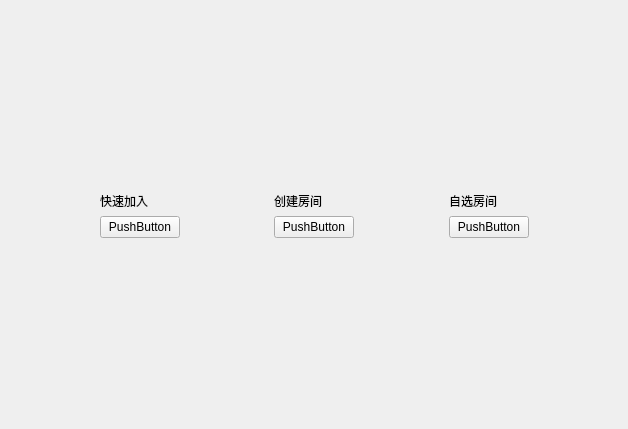
<?xml version="1.0" encoding="UTF-8"?>
<ui version="4.0">
 <class>GameMode</class>
 <widget class="QDialog" name="GameMode">
  <property name="geometry">
   <rect>
    <x>0</x>
    <y>0</y>
    <width>628</width>
    <height>429</height>
   </rect>
  </property>
  <property name="windowTitle">
   <string>Dialog</string>
  </property>
  <layout class="QVBoxLayout" name="verticalLayout_6">
   <item>
    <widget class="QStackedWidget" name="stackedWidget">
     <property name="currentIndex">
      <number>1</number>
     </property>
     <widget class="QWidget" name="modeSelectPage">
      <layout class="QHBoxLayout" name="horizontalLayout">
       <item>
        <spacer name="horizontalSpacer">
         <property name="orientation">
          <enum>Qt::Horizontal</enum>
         </property>
         <property name="sizeHint" stdset="0">
          <size>
           <width>40</width>
           <height>20</height>
          </size>
         </property>
        </spacer>
       </item>
       <item>
        <widget class="QWidget" name="widget" native="true">
         <layout class="QVBoxLayout" name="verticalLayout">
          <item>
           <widget class="QLabel" name="label">
            <property name="text">
             <string>TextLabel</string>
            </property>
           </widget>
          </item>
          <item>
           <widget class="QPushButton" name="singleModeBtn">
            <property name="text">
             <string>单机模式</string>
            </property>
           </widget>
          </item>
         </layout>
        </widget>
       </item>
       <item>
        <spacer name="horizontalSpacer_2">
         <property name="orientation">
          <enum>Qt::Horizontal</enum>
         </property>
         <property name="sizeHint" stdset="0">
          <size>
           <width>40</width>
           <height>20</height>
          </size>
         </property>
        </spacer>
       </item>
       <item>
        <widget class="QWidget" name="widget_2" native="true">
         <layout class="QVBoxLayout" name="verticalLayout_2">
          <item>
           <widget class="QLabel" name="label_2">
            <property name="text">
             <string>TextLabel</string>
            </property>
           </widget>
          </item>
          <item>
           <widget class="QPushButton" name="netModeBtn">
            <property name="text">
             <string>网络模式</string>
            </property>
           </widget>
          </item>
         </layout>
        </widget>
       </item>
       <item>
        <spacer name="horizontalSpacer_3">
         <property name="orientation">
          <enum>Qt::Horizontal</enum>
         </property>
         <property name="sizeHint" stdset="0">
          <size>
           <width>40</width>
           <height>20</height>
          </size>
         </property>
        </spacer>
       </item>
      </layout>
     </widget>
     <widget class="QWidget" name="roomSelectPage">
      <layout class="QHBoxLayout" name="horizontalLayout_2">
       <item>
        <spacer name="horizontalSpacer_4">
         <property name="orientation">
          <enum>Qt::Horizontal</enum>
         </property>
         <property name="sizeHint" stdset="0">
          <size>
           <width>40</width>
           <height>20</height>
          </size>
         </property>
        </spacer>
       </item>
       <item>
        <widget class="QWidget" name="widget_3" native="true">
         <layout class="QVBoxLayout" name="verticalLayout_3">
          <item>
           <spacer name="verticalSpacer">
            <property name="orientation">
             <enum>Qt::Vertical</enum>
            </property>
            <property name="sizeHint" stdset="0">
             <size>
              <width>20</width>
              <height>40</height>
             </size>
            </property>
           </spacer>
          </item>
          <item>
           <widget class="QLabel" name="label_3">
            <property name="text">
             <string>快速加入</string>
            </property>
           </widget>
          </item>
          <item>
           <widget class="QPushButton" name="autoRoomBtn">
            <property name="text">
             <string>PushButton</string>
            </property>
           </widget>
          </item>
          <item>
           <spacer name="verticalSpacer_2">
            <property name="orientation">
             <enum>Qt::Vertical</enum>
            </property>
            <property name="sizeHint" stdset="0">
             <size>
              <width>20</width>
              <height>40</height>
             </size>
            </property>
           </spacer>
          </item>
         </layout>
        </widget>
       </item>
       <item>
        <spacer name="horizontalSpacer_5">
         <property name="orientation">
          <enum>Qt::Horizontal</enum>
         </property>
         <property name="sizeHint" stdset="0">
          <size>
           <width>40</width>
           <height>20</height>
          </size>
         </property>
        </spacer>
       </item>
       <item>
        <widget class="QWidget" name="widget_4" native="true">
         <layout class="QVBoxLayout" name="verticalLayout_4">
          <item>
           <spacer name="verticalSpacer_3">
            <property name="orientation">
             <enum>Qt::Vertical</enum>
            </property>
            <property name="sizeHint" stdset="0">
             <size>
              <width>20</width>
              <height>40</height>
             </size>
            </property>
           </spacer>
          </item>
          <item>
           <widget class="QLabel" name="label_4">
            <property name="text">
             <string>创建房间</string>
            </property>
           </widget>
          </item>
          <item>
           <widget class="QPushButton" name="createRoomBtn">
            <property name="text">
             <string>PushButton</string>
            </property>
           </widget>
          </item>
          <item>
           <spacer name="verticalSpacer_4">
            <property name="orientation">
             <enum>Qt::Vertical</enum>
            </property>
            <property name="sizeHint" stdset="0">
             <size>
              <width>20</width>
              <height>40</height>
             </size>
            </property>
           </spacer>
          </item>
         </layout>
        </widget>
       </item>
       <item>
        <spacer name="horizontalSpacer_6">
         <property name="orientation">
          <enum>Qt::Horizontal</enum>
         </property>
         <property name="sizeHint" stdset="0">
          <size>
           <width>40</width>
           <height>20</height>
          </size>
         </property>
        </spacer>
       </item>
       <item>
        <widget class="QWidget" name="widget_5" native="true">
         <layout class="QVBoxLayout" name="verticalLayout_5">
          <item>
           <spacer name="verticalSpacer_5">
            <property name="orientation">
             <enum>Qt::Vertical</enum>
            </property>
            <property name="sizeHint" stdset="0">
             <size>
              <width>20</width>
              <height>40</height>
             </size>
            </property>
           </spacer>
          </item>
          <item>
           <widget class="QLabel" name="label_5">
            <property name="text">
             <string>自选房间</string>
            </property>
           </widget>
          </item>
          <item>
           <widget class="QPushButton" name="searchRoomBtn">
            <property name="text">
             <string>PushButton</string>
            </property>
           </widget>
          </item>
          <item>
           <spacer name="verticalSpacer_6">
            <property name="orientation">
             <enum>Qt::Vertical</enum>
            </property>
            <property name="sizeHint" stdset="0">
             <size>
              <width>20</width>
              <height>40</height>
             </size>
            </property>
           </spacer>
          </item>
         </layout>
        </widget>
       </item>
       <item>
        <spacer name="horizontalSpacer_7">
         <property name="orientation">
          <enum>Qt::Horizontal</enum>
         </property>
         <property name="sizeHint" stdset="0">
          <size>
           <width>40</width>
           <height>20</height>
          </size>
         </property>
        </spacer>
       </item>
      </layout>
     </widget>
    </widget>
   </item>
  </layout>
 </widget>
 <resources/>
 <connections/>
</ui>
